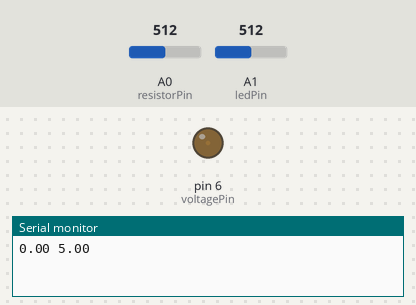
Bench run of a sketch on a simulated Arduino Uno, built with avr-gcc and run on an emulated ATmega328P. Parts: output pins drawn as LEDs (lit = HIGH), the last lines printed to the serial monitor. The test bench sets the inputs (shaded band); at power-on: A0 (resistorPin) = 512, A1 (ledPin) = 512.

Above: at 0.05 s.
At 1.05 s:
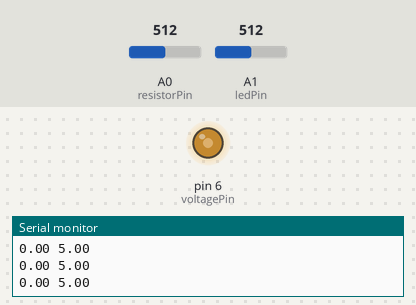
At 1.55 s:
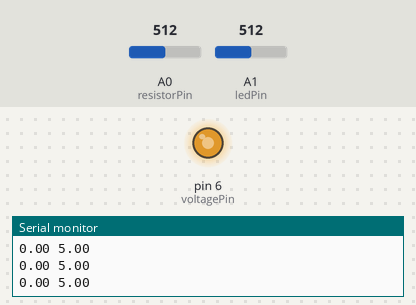
At 2.1 s:
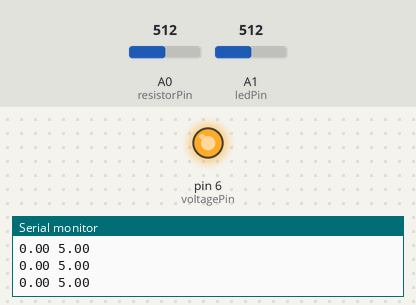
Timing chart, 0 to 4.9 s (numbered marks = the images above):
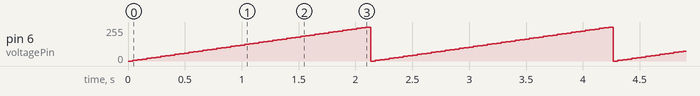

The sketch:

Capacitor.ino
```cpp
int voltagePin = 6;

int resistorPin = 0;

int ledPin = 1;

int resistance = 500; //Ohm

void setup() {

Serial.begin(9600);

}

void loop() {
// fade in from min to max in increments of 5 points:

for (int fadeValue = 0 ; fadeValue <= 255; fadeValue += 5) {

// sets the value (range from 0 to 255):

analogWrite(voltagePin, fadeValue);

// wait for 100 or 400 milliseconds to fill capacitor

delay(40);

int resistor = analogRead(resistorPin);

int led = analogRead(ledPin);

// 5 Volt is 1023 (10 bits analog registration)

float VoltageResistor = 5.0*resistor/1024;

float VoltageLed = 5.0*(led-resistor)/1024;

double Current = 1000 * VoltageResistor / resistance ;


Serial.print(VoltageLed);

Serial.print(" ");

Serial.println(Current);


}

}
```

Measured:
- by itself, pin 6 (voltagePin): ramps from 0/255 to 255/255 and jumps back, once every 2.1 s
